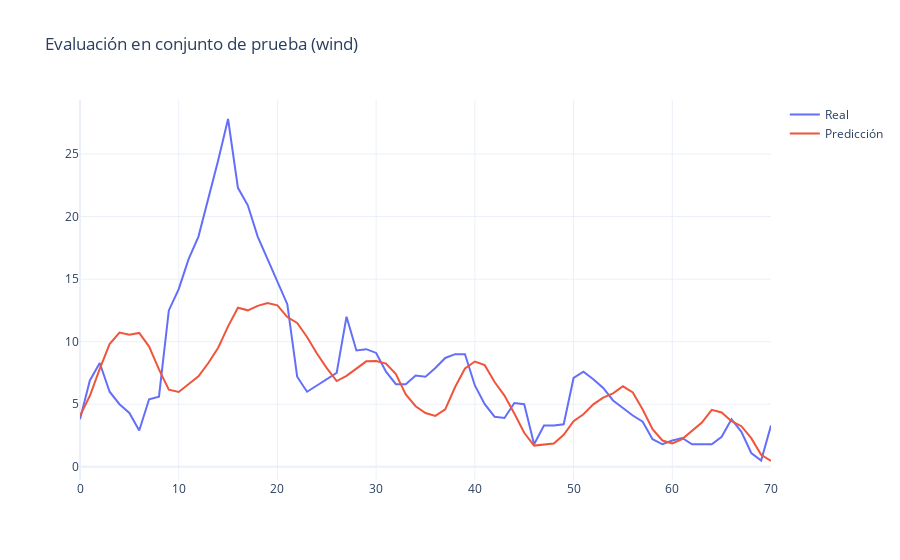

This figure's notebook cell:
### Markdown cell above
Evaluar y visualizar utilizando plotly

### Code cell
y_pred_test_scaled = model.predict(X_test).flatten()
y_test_inv = y_scaler.inverse_transform(y_test.reshape(-1, 1)).ravel()
y_pred_inv = y_scaler.inverse_transform(y_pred_test_scaled.reshape(-1, 1)).ravel()

mae = np.mean(np.abs(y_test_inv - y_pred_inv))
rmse = np.sqrt(np.mean((y_test_inv - y_pred_inv) ** 2))
print(f"MAE: {mae:.3f} m/s | RMSE: {rmse:.3f} m/s")

fig = go.Figure()
fig.add_trace(go.Scatter(y=y_test_inv, mode='lines', name='Real'))
fig.add_trace(go.Scatter(y=y_pred_inv, mode='lines', name='Predicción'))
fig.update_layout(title="Evaluación en conjunto de prueba (wind)",
                  template="plotly_white")
fig.show()

### Figure 1 — Plotly figure (JSON) as saved in the notebook; plotly's stock layout.template omitted (floating-point values rounded to 4 significant figures)
{"data": [{"mode": "lines", "name": "Real", "type": "scatter", "y": [3.8, 6.9, 8.3, 6.0, 5.0, 4.3, 2.9, 5.4, 5.6, 12.5, 14.2, 16.6, 18.4, 21.4, 24.5, 27.8, 22.3, 20.9, 18.4, 16.6, 14.8, 13.0, 7.2, 6.0, 6.5, 7.0, 7.5, 12.0, 9.3, 9.4, 9.1, 7.6, 6.6, 6.6, 7.3, 7.2, 7.9, 8.7, 9.0, 9.0, 6.5, 5.0, 4.0, 3.9, 5.1, 5.0, 1.8, 3.3, 3.3, 3.4, 7.1, 7.6, 7.0, 6.3, 5.3, 4.7, 4.1, 3.6, 2.2, 1.8, 2.1, 2.3, 1.8, 1.8, 1.8, 2.4, 3.8, 2.8, 1.1, 0.5, 3.3]}, {"mode": "lines", "name": "Predicción", "type": "scatter", "y": [4.066, 5.673, 7.83, 9.813, 10.73, 10.55, 10.7, 9.607, 7.781, 6.169, 5.978, 6.629, 7.228, 8.296, 9.52, 11.23, 12.71, 12.51, 12.86, 13.1, 12.91, 11.96, 11.5, 10.38, 9.06, 7.883, 6.852, 7.27, 7.838, 8.428, 8.447, 8.254, 7.408, 5.782, 4.841, 4.297, 4.072, 4.585, 6.379, 7.856, 8.414, 8.125, 6.775, 5.691, 4.253, 2.714, 1.695, 1.757, 1.867, 2.55, 3.644, 4.202, 4.995, 5.528, 5.874, 6.434, 5.94, 4.574, 2.998, 2.099, 1.861, 2.215, 2.898, 3.53, 4.55, 4.338, 3.643, 3.245, 2.288, 0.9542, 0.4625]}], "layout": {"title": {"text": "Evaluación en conjunto de prueba (wind)"}}}
